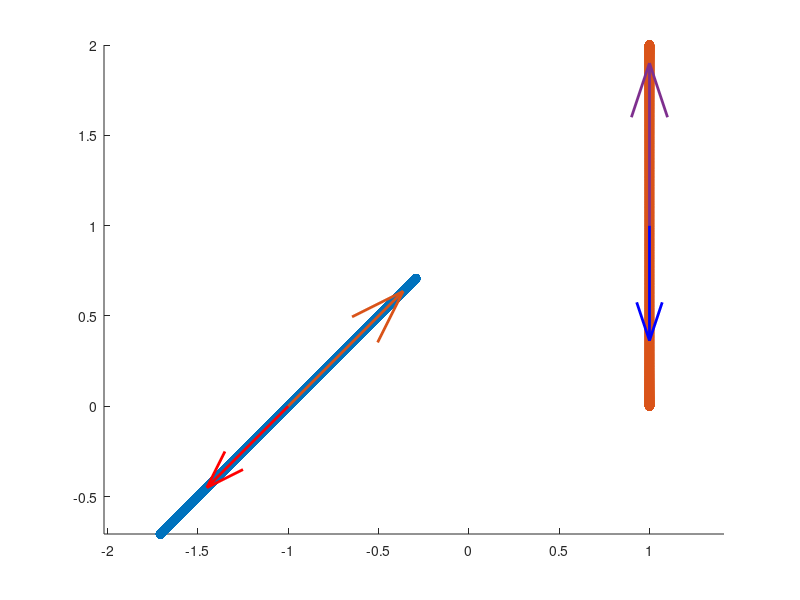

The MATLAB script that drew this image: (Note: this script raises an error after producing the figure.)
clear all;
close all;
clc;

d_e1 = [-1; 0];
e1 = [sqrt(2); sqrt(2)]*0.5;

d_e2 = [1; 1];
e2 = [0; 1];

alpha = [1, 1];
omega = [3800, 3800];
phi = [0, 0, 0];
fs = 10000;
N = 10000;
t = 0:1/fs:(N-1)/fs;
x = [(d_e1 + alpha(1)*e1*cos(omega(1)*t))', (d_e2 + alpha(2)*e2*cos(omega(2)*t))'];

fig = figure('units', 'normalized', 'outerposition', [0, 0, 1, 1], 'color', 'w');
ax = axes(fig);
scatter(ax, x(:, 1), x(:, 2));
hold(ax, 'on');
axis(ax, 'equal');
scatter(ax, x(:, 3), x(:, 4));

[U, S, V] = svd(x-mean(x), 0);  %  PCA

q_e1 = quiver(ax, d_e1(1), d_e1(2), e1(1, 1), e1(2, 1), 'color', [0.8500, 0.3250, 0.0980], 'LineWidth', 2);
q_e2 = quiver(ax, d_e2(1), d_e2(2), e2(1, 1), e2(2, 1), 'color', [0.4940, 0.1840, 0.5560], 'LineWidth', 2);
vec_id = 1;
q_v1 = quiver(ax, mean(x(:, 1)), mean(x(:, 2)), V(1, vec_id), V(2, vec_id), 'color', 'r', 'LineWidth', 2);
q_v2 = quiver(ax, mean(x(:, 3)), mean(x(:, 4)), V(3, vec_id), V(4, vec_id), 'color', 'b', 'LineWidth', 2);
legend([q_e1, q_e2, q_v1, q_v2], {'e_{1}', 'e_{2}', append('V_{1_1}, \lambda_{1} = ', num2str(S(1, 1))), append('V_{1_2}, \lambda_{1} = ', num2str(S(1, 1)))});